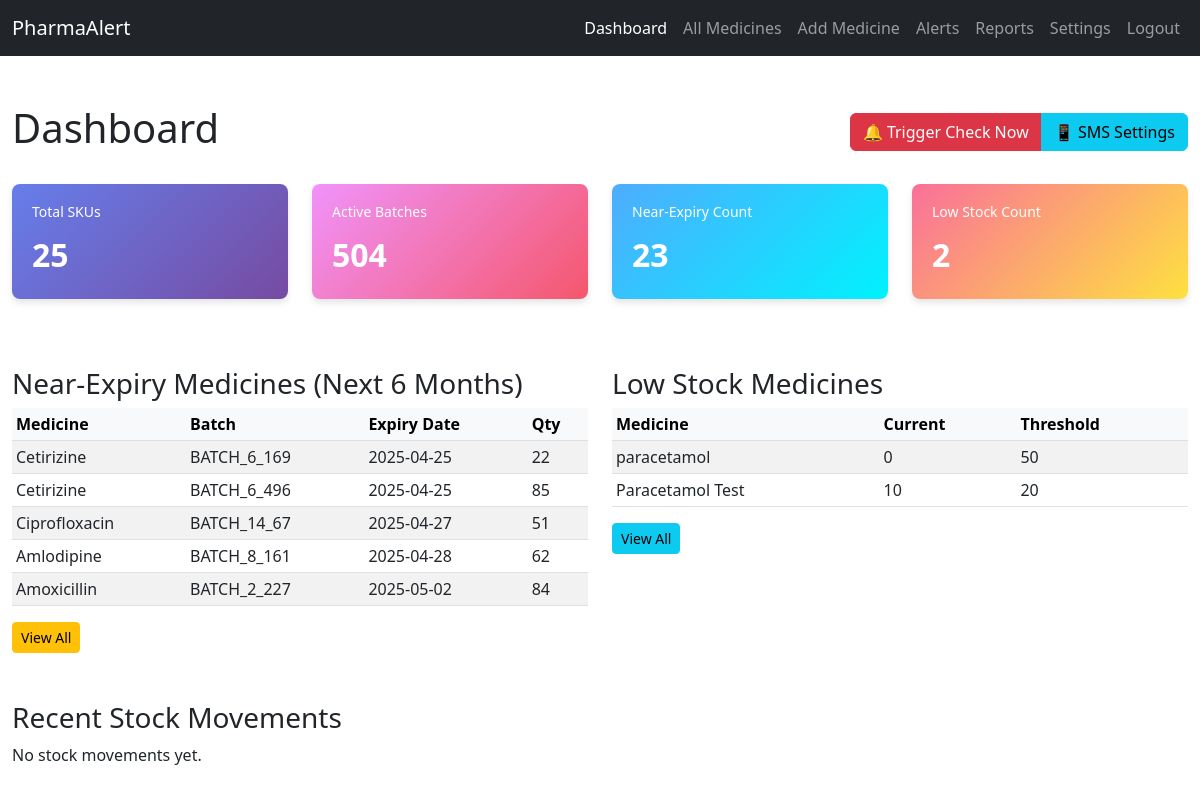
/dashboard (signed in), run on the app's committed database.
### tables this page shows
CREATE TABLE batches (
        id INTEGER PRIMARY KEY AUTOINCREMENT,
        medicine_id INTEGER NOT NULL,
        batch_number TEXT NOT NULL,
        expiry_date DATE NOT NULL,
        quantity INTEGER NOT NULL,
        created_at TIMESTAMP DEFAULT CURRENT_TIMESTAMP,
        updated_at TIMESTAMP DEFAULT CURRENT_TIMESTAMP,
        FOREIGN KEY (medicine_id) REFERENCES medicines(id),
        UNIQUE(medicine_id, batch_number)
    );

CREATE TABLE medicines (
        id INTEGER PRIMARY KEY AUTOINCREMENT,
        name TEXT UNIQUE NOT NULL,
        category TEXT,
        low_stock_threshold INTEGER DEFAULT 50,
        created_at TIMESTAMP DEFAULT CURRENT_TIMESTAMP,
        updated_at TIMESTAMP DEFAULT CURRENT_TIMESTAMP
    );

### app.py (the view)
@app.route("/dashboard")
@login_required
def dashboard():
    stats = get_dashboard_stats()
    near_expiry = get_near_expiry_medicines()
    low_stock = get_low_stock_medicines()
    usage_log = get_usage_log(20)
    return render_template("dashboard.html", stats=stats, near_expiry=near_expiry, low_stock=low_stock, usage_log=usage_log)

### app.py (called while the page is built)
@login_manager.user_loader
def load_user(user_id):
    return get_user_by_id(int(user_id))

### auth.py (called while the page is built)
def get_user_by_id(user_id):
    conn = sqlite3.connect(DB_PATH)
    conn.row_factory = sqlite3.Row
    cursor = conn.cursor()
    cursor.execute("SELECT * FROM users WHERE id = ?", (user_id,))
    row = cursor.fetchone()
    conn.close()
    if row:
        return User(row["id"], row["username"], row["role"])
    return None

### operations.py (called while the page is built)
def get_db():
    conn = sqlite3.connect(DB_PATH)
    conn.row_factory = sqlite3.Row
    return conn

def get_usage_log(limit=50):
    conn = get_db()
    cursor = conn.cursor()
    cursor.execute("""
        SELECT ul.id, b.medicine_id, m.name, ul.qty_change, ul.reason, ul.timestamp
        FROM usage_log ul
        JOIN batches b ON ul.batch_id = b.id
        JOIN medicines m ON b.medicine_id = m.id
        ORDER BY ul.timestamp DESC
        LIMIT ?
    """, (limit,))
    rows = cursor.fetchall()
    conn.close()
    return [dict(row) for row in rows]

def get_near_expiry_medicines(lead_days=180):
    conn = get_db()
    cursor = conn.cursor()
    from datetime import timedelta
    threshold = (datetime.today() + timedelta(days=lead_days)).strftime('%Y-%m-%d')
    cursor.execute("""
        SELECT m.id, m.name, b.id as batch_id, b.batch_number, b.expiry_date, b.quantity
        FROM medicines m
        JOIN batches b ON m.id = b.medicine_id
        WHERE b.expiry_date <= ? AND b.quantity > 0
        ORDER BY b.expiry_date ASC
    """, (threshold,))
    rows = cursor.fetchall()
    conn.close()
    return [dict(row) for row in rows]

def get_low_stock_medicines():
    conn = get_db()
    cursor = conn.cursor()
    cursor.execute("""
        SELECT m.id, m.name, m.low_stock_threshold,
               COALESCE(SUM(b.quantity), 0) as total_stock
        FROM medicines m
        LEFT JOIN batches b ON m.id = b.medicine_id
        GROUP BY m.id
        HAVING total_stock < low_stock_threshold
        ORDER BY total_stock ASC
    """)
    rows = cursor.fetchall()
    conn.close()
    return [dict(row) for row in rows]

### templates/dashboard.html (shortened to what this page needs)
<!DOCTYPE html>
<html lang="en">
<head>
    <link href="https://cdn.jsdelivr.net/npm/bootstrap@5.3.0/dist/css/bootstrap.min.css" rel="stylesheet">
</head>
<body>
<nav class="navbar navbar-expand-lg navbar-dark bg-dark">
    <div class="container-fluid">
        <a class="navbar-brand" href="/">PharmaAlert</a>
        <div class="collapse navbar-collapse" id="navbarNav">
            <ul class="navbar-nav ms-auto">
                <li class="nav-item"><a class="nav-link active" href="/dashboard">Dashboard</a></li>
                <li class="nav-item"><a class="nav-link" href="/medicines">All Medicines</a></li>
                <li class="nav-item"><a class="nav-link" href="/add-medicine">Add Medicine</a></li>
                <li class="nav-item"><a class="nav-link" href="/alerts">Alerts</a></li>
                <li class="nav-item"><a class="nav-link" href="/reports">Reports</a></li>
                <li class="nav-item"><a class="nav-link" href="/settings">Settings</a></li>
                <li class="nav-item"><a class="nav-link" href="/logout">Logout</a></li>
            </ul>
        </div>
    </div>
</nav>
<div class="container-fluid mt-5">
    <div class="d-flex justify-content-between align-items-center mb-4">
        <h1>Dashboard</h1>
        <div class="btn-group" role="group">
            <button class="btn btn-danger" onclick="triggerManualCheck()">🔔 Trigger Check Now</button>
            <a href="/sms-settings" class="btn btn-info">📱 SMS Settings</a>
        </div>
    </div>
    <div class="row">
        <div class="col-md-3">
            <div class="stat-card bg-primary-card">
                <h3>Total SKUs</h3>
                <div class="value">{{ stats.total_skus }}</div>
            </div>
        </div>
        <div class="col-md-3">
            <div class="stat-card bg-success-card">
                <h3>Active Batches</h3>
                <div class="value">{{ stats.total_batches }}</div>
            </div>
        </div>
        <div class="col-md-3">
            <div class="stat-card bg-warning-card">
                <h3>Near-Expiry Count</h3>
                <div class="value">{{ stats.near_expiry_count }}</div>
            </div>
        </div>
        <div class="col-md-3">
            <div class="stat-card bg-danger-card">
                <h3>Low Stock Count</h3>
                <div class="value">{{ stats.low_stock_count }}</div>
            </div>
        </div>
    </div>
    <div class="row mt-5">
        <div class="col-lg-6">
            <h3>Near-Expiry Medicines (Next 6 Months)</h3>
            {% if near_expiry %}
            <table class="table table-sm table-striped">
                <thead class="table-light">
                    <tr>
                        <th>Medicine</th>
                        <th>Batch</th>
                        <th>Expiry Date</th>
                        <th>Qty</th>
                    </tr>
                </thead>
                <tbody>
                    {% for item in near_expiry[:5] %}
                    <tr>
                        <td>{{ item.name }}</td>
                        <td>{{ item.batch_number }}</td>
                        <td>{{ item.expiry_date }}</td>
                        <td>{{ item.quantity }}</td>
                    </tr>
                    {% endfor %}
                </tbody>
            </table>
            <a href="/alerts" class="btn btn-sm btn-warning">View All</a>
            {% else %}
            <p class="text-success">✓ No medicines expiring soon!</p>
            {% endif %}
        </div>
        <div class="col-lg-6">
            <h3>Low Stock Medicines</h3>
            {% if low_stock %}
            <table class="table table-sm table-striped">
                <thead class="table-light">
                    <tr>
                        <th>Medicine</th>
                        <th>Current</th>
                        <th>Threshold</th>
                    </tr>
                </thead>
                <tbody>
                    {% for item in low_stock[:5] %}
                    <tr>
                        <td>{{ item.name }}</td>
                        <td>{{ item.total_stock }}</td>
                        <td>{{ item.low_stock_threshold }}</td>
                    </tr>
                    {% endfor %}
                </tbody>
            </table>
            <a href="/alerts" class="btn btn-sm btn-info">View All</a>
            {% else %}
            <p class="text-success">✓ All medicines well-stocked!</p>
            {% endif %}
        </div>
    </div>
    <div class="row mt-5">
        <div class="col-12">
            <h3>Recent Stock Movements</h3>
            {% if usage_log %}
            <table class="table table-sm table-striped">
                <thead class="table-dark">
                    <tr>
                        <th>Medicine</th>
                        <th>Quantity Change</th>
                        <th>Reason</th>
                        <th>Timestamp</th>
                    </tr>
                </thead>
                <tbody>
                    {% for log in usage_log %}
                    <tr>
                        <td>{{ log.name }}</td>
                        <td>
                            {% if log.qty_change > 0 %}
                            <span class="badge bg-success">+{{ log.qty_change }}</span>
                            {% else %}
                            <span class="badge bg-danger">{{ log.qty_change }}</span>
                            {% endif %}
                        </td>
                        <td>{{ log.reason }}</td>
                        <td>{{ log.timestamp }}</td>
                    </tr>
                    {% endfor %}
                </tbody>
            </table>
            {% else %}
            <p>No stock movements yet.</p>
            {% endif %}
        </div>
    </div>
</div>
</body>
</html>

### templates/dashboard.html (style rules this page uses)
.stat-card { border-radius: 8px; padding: 20px; color: white; margin-bottom: 20px; box-shadow: 0 4px 6px rgba(0,0,0,0.1); }
.stat-card h3 { font-size: 14px; margin-bottom: 10px; }
.stat-card .value { font-size: 32px; font-weight: bold; }
.bg-primary-card { background: linear-gradient(135deg, #667eea 0%, #764ba2 100%); }
.bg-success-card { background: linear-gradient(135deg, #f093fb 0%, #f5576c 100%); }
.bg-warning-card { background: linear-gradient(135deg, #4facfe 0%, #00f2fe 100%); }
.bg-danger-card { background: linear-gradient(135deg, #fa709a 0%, #fee140 100%); }

### data on the page
batches: name "Cetirizine", batch_number "BATCH_6_169", expiry_date "2025-04-25", quantity "22"
batches: name "Cetirizine", batch_number "BATCH_6_496", expiry_date "2025-04-25", quantity "85"
batches: name "Ciprofloxacin", batch_number "BATCH_14_67", expiry_date "2025-04-27", quantity "51"
batches: name "Amlodipine", batch_number "BATCH_8_161", expiry_date "2025-04-28", quantity "62"
batches: name "Amoxicillin", batch_number "BATCH_2_227", expiry_date "2025-05-02", quantity "84"
medicines: name "paracetamol", total_stock "0", low_stock_threshold "50"
medicines: name "Paracetamol Test", total_stock "10", low_stock_threshold "20"

### other printed values
{{ stats.total_skus }} "25"
{{ stats.total_batches }} "504"
{{ stats.near_expiry_count }} "23"
{{ stats.low_stock_count }} "2"
